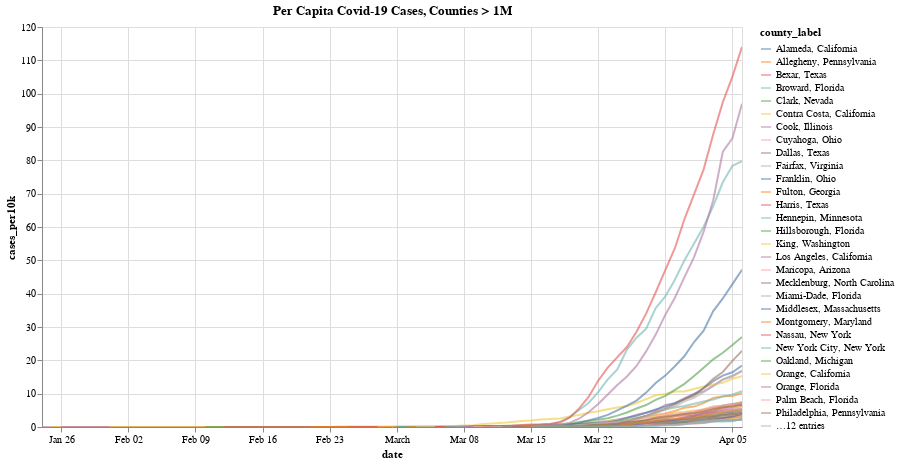

Notebook code cell kept with this figure:
### Code cell
# cumulative cases for counties with > 1 million people
# save data as JSON for better performance with Altair

cases_percap_url = 'cases_percap.json'

cases_percap[cases_percap.TOT_POP > 1000000].to_json(cases_percap_url, orient = 'records')

# can't figure out why the file url isn't working, can read it in just fine with open('cases_percap.json')
# these data are small enough for just saving the dataset with the chart though
cases_percap_big = cases_percap.loc[cases_percap.TOT_POP > 1000000, 
                                    ['date', 'cases_per10k', 'county_label', 'cases_new_per1k', 'STNAME', 'TOT_POP']]

(alt.Chart(cases_percap_big)
    .mark_line(color = 'grey', opacity = 0.6)
    .encode(x = 'date:T',
            y = 'cases_per10k:Q',
            color = 'county_label:N',
            tooltip = 'county_label:N')
    .properties(height = 400, 
                width = 700,
               title = 'Per Capita Covid-19 Cases, Counties > 1M')
    .interactive())

### Figure 1 — Vega-Lite specification as saved in the notebook (floating-point values rounded to 4 significant figures; data arrays with more than 128 entries replaced by an {"elided": "..."} marker saying what was removed)
{"config": {"view": {"continuousWidth": 400, "continuousHeight": 300}}, "data": {"name": "data-79e145d434f3e26e947bf599303a6d13"}, "mark": {"type": "line", "color": "grey", "opacity": 0.6}, "encoding": {"color": {"type": "nominal", "field": "county_label"}, "tooltip": {"type": "nominal", "field": "county_label"}, "x": {"type": "temporal", "field": "date"}, "y": {"type": "quantitative", "field": "cases_per10k"}}, "height": 400, "selection": {"selector015": {"type": "interval", "bind": "scales", "encodings": ["x", "y"]}}, "title": "Per Capita Covid-19 Cases, Counties > 1M", "width": 700, "$schema": "https://vega.github.io/schema/vega-lite/v4.0.0.json", "datasets": {"data-79e145d434f3e26e947bf599303a6d13": {"elided": "1527 records"}}}
